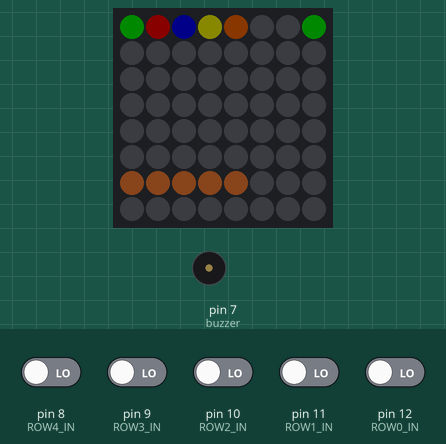
Recording of a program running on a simulated Arduino Uno, built with avr-gcc and run on an emulated ATmega328P. Parts: 8×8 RGB LED matrix (first LED top left, wired row by row), buzzer (waves = sounding). The inputs (shaded band) are chosen by the test bench; at power-on: pin 8 (ROW4_IN), pin 9 (ROW3_IN), pin 10 (ROW2_IN), pin 11 (ROW1_IN), pin 12 (ROW0_IN) LOW. Dim RGB values are drawn brighter than linear; what the program prints to the serial monitor is not drawn.

Above: at 26.42 s.
At 51.55 s:
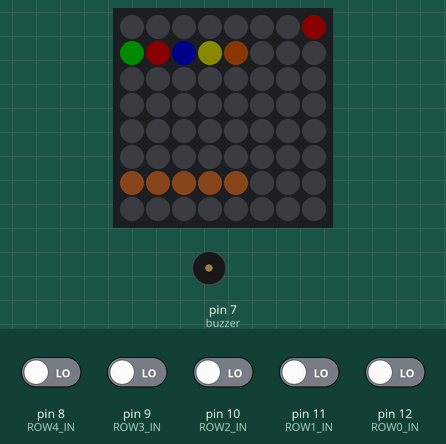
At 75.74 s:
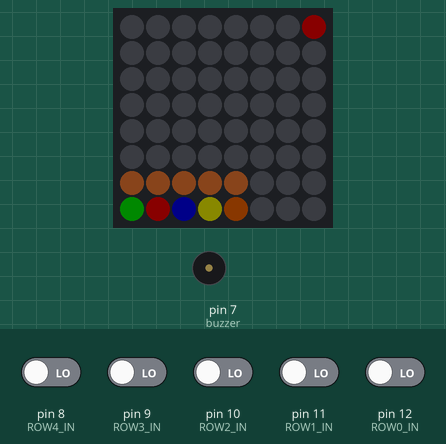
At 127.53 s:
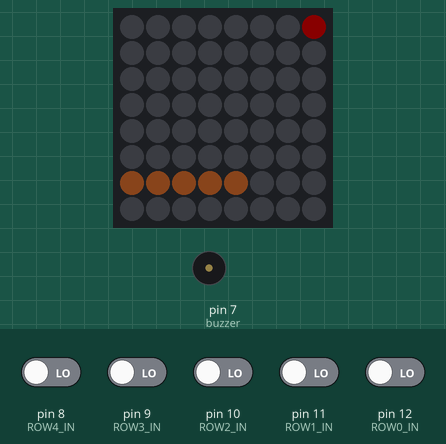
Timing chart, 0 to 129.0 s (numbered marks = the images above):
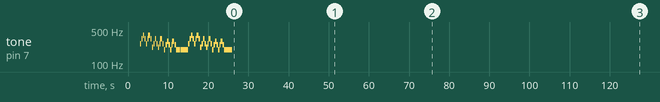

The program:

main.cpp
```cpp
#include <Arduino.h>
#include <Adafruit_NeoPixel.h>
#include <ArduinoQueue.h>
#include "tonePlayer.h"

// ---------------------------------------------- CONSTANTS AND GLOBAL VARIABLES
#define LED_PIN 3 // for data transfer to strip

#define ROW0_IN 12
#define ROW1_IN 11
#define ROW2_IN 10
#define ROW3_IN 9
#define ROW4_IN 8

#define LED_COUNT 64

Adafruit_NeoPixel strip(LED_COUNT, LED_PIN, NEO_GRB + NEO_KHZ800);

#define DELAY_DROP 300

#define DISPLAY_WIDTH 8
#define DISPLAY_HEIGHT 8
#define BOARD_WIDTH 5
#define BOARD_HEIGHT 8
#define LINE_HEIGHT 6
#define BUTTON_COUNT 5

int life;
int initialLife;
#define LIFE_LED DISPLAY_WIDTH-1

// ---------------------------------------------- STRUCTS, QUEUES AND ARRAYS

struct RGB {
    byte r;
    byte g;
    byte b;
};

/*Data to process pixels on display */
struct ScreenPixel{
  byte yPos;
  byte xPos;
  unsigned long time;
  bool offScreen;
  bool pressed;
  RGB color;
};


ArduinoQueue<ScreenPixel> pixelQueue(LED_COUNT);
ArduinoQueue<ScreenPixel> auxQueue(LED_COUNT);

bool buttonPressed[5];
byte buttons[5];
RGB lifeStates[3];

// ---------------------------------------------- FUNCTION DECLARATIONS

ScreenPixel dropPixel(ScreenPixel pixel);
void drawLine(byte height, RGB color);
void lifeUpdater();
void screenProcessor();

// ---------------------------------------------- MAIN FUNCTIONS

void setup() {
  Serial.begin(9600);
  strip.begin();
  strip.setBrightness(10);

  initialLife = 3;
  life = initialLife;

  lifeStates[0] = {0, 255, 0};
  lifeStates[1] = {255, 255, 0};
  lifeStates[2] = {255, 0, 0};

  strip.show();

  pinMode(ROW0_IN, INPUT);
  pinMode(ROW1_IN, INPUT);
  pinMode(ROW2_IN, INPUT);
  pinMode(ROW3_IN, INPUT);
  pinMode(ROW4_IN, INPUT);

  buttons[0] = ROW0_IN;
  buttons[1] = ROW1_IN;
  buttons[2] = ROW2_IN;
  buttons[3] = ROW3_IN;
  buttons[4] = ROW4_IN;
  buttonPressed[0] = false;
  buttonPressed[1] = false;
  buttonPressed[2] = false;
  buttonPressed[3] = false;
  buttonPressed[4] = false;

  playMelody();
}

void loop(){
  drawLine(LINE_HEIGHT, {255, 128, 64});

  if(pixelQueue.isEmpty()){
    pixelQueue.enqueue({0, 0, millis(), false, false, {0, 255, 0}});
    pixelQueue.enqueue({0, 1, millis(), false, false, {255, 0, 0}});
    pixelQueue.enqueue({0, 2, millis(), false, false, {0, 0, 255}});
    pixelQueue.enqueue({0, 3, millis(), false, false, {255, 255, 0}});
    pixelQueue.enqueue({0, 4, millis(), false, false, {255, 100, 0}});
  }

  // playMelody();
  while(!pixelQueue.isEmpty()){
    screenProcessor();
  }
  lifeUpdater();

  while(!auxQueue.isEmpty()){
    pixelQueue.enqueue(auxQueue.dequeue());
  }

}

void screenProcessor(){
  ScreenPixel pixel = pixelQueue.dequeue();

  pixel = dropPixel(pixel);

  for(int i = 0; i < BUTTON_COUNT; i++){
    if(digitalRead(buttons[i])){
      if(pixel.xPos == i){
        if((!buttonPressed[i] && pixel.yPos == LINE_HEIGHT) || pixel.yPos-1 == LINE_HEIGHT){
          pixel.pressed = true;
          if(pixel.yPos == LINE_HEIGHT){
            strip.setPixelColor((pixel.yPos*DISPLAY_WIDTH)-DISPLAY_WIDTH+pixel.xPos, 0, 0, 0);
            life++;
          }else{
            life+=2;
          }
          strip.setPixelColor(14, pixel.color.r, pixel.color.g, pixel.color.b);
          strip.show();
        } else {
          if(!buttonPressed[i])
            life--;
        }
        buttonPressed[i] = true;
      }
    } else {
      buttonPressed[i] = false;
    }
  }

  if(!pixel.offScreen && !pixel.pressed){
    auxQueue.enqueue(pixel);
  } else {
    if(!pixel.pressed || pixel.offScreen)
      life--;
  }
}

/*
  Updates the life led on display, when with less than 2/3 of the initial life, it shifts to the second lifeState
  and at 1/3, it shifts to the third lifeState
*/
void lifeUpdater(){
  if(life < 0)
    life = 0;
  Serial.print("Life: ");
  Serial.println(life);
  int state = 0;
  int currentPercent = (100*life)/initialLife;
  if(currentPercent < 66 && currentPercent >= 33){
    state = 1;
  } else {
    if(currentPercent < 33)
      state = 2;
  }
  strip.setPixelColor(LIFE_LED, lifeStates[state].r, lifeStates[state].g, lifeStates[state].b);
  strip.show();
}

/*
  This function makes a specified pixel "fall" from the top of the display to the bottom, and returns the same pixel with updated position values
*/
ScreenPixel dropPixel(ScreenPixel pixelData){
  byte stripPos = (pixelData.yPos*DISPLAY_WIDTH)+pixelData.xPos;

  if(stripPos-DISPLAY_WIDTH < LED_COUNT){
    if(millis()-pixelData.time >= DELAY_DROP || pixelData.yPos == 0){

      pixelData.time = millis();

      if(stripPos >= DISPLAY_WIDTH){
        strip.setPixelColor(stripPos-DISPLAY_WIDTH, 0, 0, 0);
      }

      RGB color = pixelData.color;
      strip.setPixelColor(stripPos, color.r, color.g, color.b);
      strip.show();

      pixelData.yPos++;
    }
    return pixelData;
  } else {
    pixelData.offScreen = true;
    strip.setPixelColor(stripPos-DISPLAY_WIDTH, 0, 0, 0);
    strip.show();
    return pixelData;
  }
}

/*
  This simply draws a line at specified height, with specified RGB color
*/
void drawLine(byte height, RGB color){
  int pos = height*DISPLAY_HEIGHT;
  for(int i = 0; i<BOARD_WIDTH; i++){
    strip.setPixelColor(pos+i, color.r, color.g, color.b);
  }
  strip.show();
}
```

tonePlayer.cpp
```cpp
#include <Arduino.h>
#include "tonePlayer.h"

// change this to make the song slower or faster
int tempo = 160;

// change this to whichever pin you want to use
int buzzer = 7;

// notes of the moledy followed by the duration.
// a 4 means a quarter note, 8 an eighteenth , 16 sixteenth, so on
// !!negative numbers are used to represent dotted notes,
// so -4 means a dotted quarter note, that is, a quarter plus an eighteenth!!
int melody[] = {

  // Keyboard cat
  // Score available at https://musescore.com/user/142788/scores/147371

    REST,1,
    REST,1,
    NOTE_C4,4, NOTE_E4,4, NOTE_G4,4, NOTE_E4,4,
    NOTE_C4,4, NOTE_E4,8, NOTE_G4,-4, NOTE_E4,4,
    NOTE_A3,4, NOTE_C4,4, NOTE_E4,4, NOTE_C4,4,
    NOTE_A3,4, NOTE_C4,8, NOTE_E4,-4, NOTE_C4,4,
    NOTE_G3,4, NOTE_B3,4, NOTE_D4,4, NOTE_B3,4,
    NOTE_G3,4, NOTE_B3,8, NOTE_D4,-4, NOTE_B3,4,

    NOTE_G3,4, NOTE_G3,8, NOTE_G3,-4, NOTE_G3,8, NOTE_G3,4,
    NOTE_G3,4, NOTE_G3,4, NOTE_G3,8, NOTE_G3,4,
    NOTE_C4,4, NOTE_E4,4, NOTE_G4,4, NOTE_E4,4,
    NOTE_C4,4, NOTE_E4,8, NOTE_G4,-4, NOTE_E4,4,
    NOTE_A3,4, NOTE_C4,4, NOTE_E4,4, NOTE_C4,4,
    NOTE_A3,4, NOTE_C4,8, NOTE_E4,-4, NOTE_C4,4,
    NOTE_G3,4, NOTE_B3,4, NOTE_D4,4, NOTE_B3,4,
    NOTE_G3,4, NOTE_B3,8, NOTE_D4,-4, NOTE_B3,4,

    NOTE_G3,-1,

};
int wholenote, notes, divider;
long noteDuration = 0;
bool needSetup = true;

/*
  Function used to play other melodies with different settings, tempos, etc
*/
void setupMelody(){
// sizeof gives the number of bytes, each int value is composed of two bytes (16 bits)
// there are two values per note (pitch and duration), so for each note there are four bytes
  notes = sizeof(melody) / sizeof(melody[0]) / 2;
// this calculates the duration of a whole note in ms
  wholenote = (60000 * 4) / tempo;
  divider = 0;
  noteDuration = 0;
  needSetup = false;
}

void playMelody() {
  if(needSetup){
    setupMelody();
  }
  // iterate over the notes of the melody.
  // Remember, the array is twice the number of notes (notes + durations)
  for (int thisNote = 0; thisNote < notes * 2; thisNote = thisNote + 2) {

    // calculates the duration of each note
    divider = melody[thisNote + 1];
    if (divider > 0) {
      // regular note, just proceed
      noteDuration = (wholenote) / divider;
    } else if (divider < 0) {
      // dotted notes are represented with negative durations!!
      noteDuration = (wholenote) / abs(divider);
      noteDuration *= 1.5; // increases the duration in half for dotted notes
    }

    // we only play the note for 90% of the duration, leaving 10% as a pause
    tone(buzzer, melody[thisNote], noteDuration * 0.9);

    // Wait for the specief duration before playing the next note.
    delay(noteDuration);

    // stop the waveform generation before the next note.
    noTone(buzzer);
  }
}
```

tonePlayer.h
```cpp
#define BUZZER_PIN 7

#define NOTE_B0  31
#define NOTE_C1  33
#define NOTE_CS1 35
#define NOTE_D1  37
#define NOTE_DS1 39
#define NOTE_E1  41
#define NOTE_F1  44
#define NOTE_FS1 46
#define NOTE_G1  49
#define NOTE_GS1 52
#define NOTE_A1  55
#define NOTE_AS1 58
#define NOTE_B1  62
#define NOTE_C2  65
#define NOTE_CS2 69
#define NOTE_D2  73
#define NOTE_DS2 78
#define NOTE_E2  82
#define NOTE_F2  87
#define NOTE_FS2 93
#define NOTE_G2  98
#define NOTE_GS2 104
#define NOTE_A2  110
#define NOTE_AS2 117
#define NOTE_B2  123
#define NOTE_C3  131
#define NOTE_CS3 139
#define NOTE_D3  147
#define NOTE_DS3 156
#define NOTE_E3  165
#define NOTE_F3  175
#define NOTE_FS3 185
#define NOTE_G3  196
#define NOTE_GS3 208
#define NOTE_A3  220
#define NOTE_AS3 233
#define NOTE_B3  247
#define NOTE_C4  262
#define NOTE_CS4 277
#define NOTE_D4  294
#define NOTE_DS4 311
#define NOTE_E4  330
#define NOTE_F4  349
#define NOTE_FS4 370
#define NOTE_G4  392
#define NOTE_GS4 415
#define NOTE_A4  440
#define NOTE_AS4 466
#define NOTE_B4  494
#define NOTE_C5  523
#define NOTE_CS5 554
#define NOTE_D5  587
#define NOTE_DS5 622
#define NOTE_E5  659
#define NOTE_F5  698
#define NOTE_FS5 740
#define NOTE_G5  784
#define NOTE_GS5 831
#define NOTE_A5  880
#define NOTE_AS5 932
#define NOTE_B5  988
#define NOTE_C6  1047
#define NOTE_CS6 1109
#define NOTE_D6  1175
#define NOTE_DS6 1245
#define NOTE_E6  1319
#define NOTE_F6  1397
#define NOTE_FS6 1480
#define NOTE_G6  1568
#define NOTE_GS6 1661
#define NOTE_A6  1760
#define NOTE_AS6 1865
#define NOTE_B6  1976
#define NOTE_C7  2093
#define NOTE_CS7 2217
#define NOTE_D7  2349
#define NOTE_DS7 2489
#define NOTE_E7  2637
#define NOTE_F7  2794
#define NOTE_FS7 2960
#define NOTE_G7  3136
#define NOTE_GS7 3322
#define NOTE_A7  3520
#define NOTE_AS7 3729
#define NOTE_B7  3951
#define NOTE_C8  4186
#define NOTE_CS8 4435
#define NOTE_D8  4699
#define NOTE_DS8 4978
#define REST      0

void playMelody();
```
